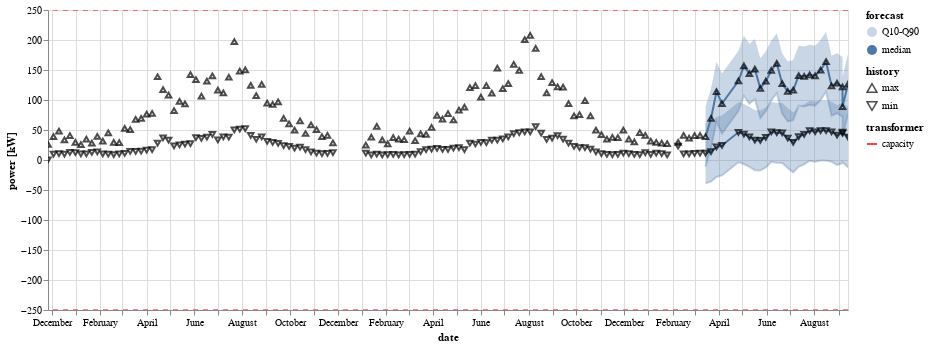

This figure's notebook cell:
### Code cell
df_train, df_test = split_last(df_data)
df_focast = dummy_forecast(df_test)
plot_total(df_data=df_data, df_meta=df_meta, df_forecast=df_focast)

### Figure 1 — Vega-Lite specification as saved in the notebook (floating-point values rounded to 4 significant figures; data arrays with more than 128 entries replaced by an {"elided": "..."} marker saying what was removed)
{"config": {"view": {"continuousWidth": 400, "continuousHeight": 300}}, "layer": [{"data": {"name": "data-38cb53537d485f3b41b80476f078604b"}, "mark": {"type": "area", "line": true}, "encoding": {"detail": {"type": "nominal", "field": "extreme"}, "opacity": {"type": "nominal", "field": "forecast", "scale": {"domain": ["Q10-Q90", "median"], "range": [0.3, 1]}}, "x": {"type": "temporal", "field": "date"}, "y": {"type": "quantitative", "field": "lower", "stack": null, "title": ""}, "y2": {"field": "upper", "title": ""}}, "selection": {"selector025": {"type": "interval", "bind": "scales", "encodings": ["x", "y"]}, "selector028": {"type": "interval", "bind": "scales", "encodings": ["x", "y"]}}}, {"data": {"name": "data-012eaf3d76bd54ec0b367f8874688964"}, "mark": {"type": "point", "color": "black"}, "encoding": {"shape": {"type": "nominal", "field": "history", "scale": {"domain": ["max", "min"], "range": ["triangle-up", "triangle-down"]}}, "tooltip": [{"type": "quantitative", "field": "power", "format": ".2f"}, {"type": "nominal", "field": "history"}, {"type": "quantitative", "field": "year"}, {"type": "quantitative", "field": "week"}], "x": {"type": "temporal", "field": "date", "title": "date"}, "y": {"type": "quantitative", "field": "power", "title": "power [kW]"}}, "selection": {"selector026": {"type": "interval", "bind": "scales", "encodings": ["x", "y"]}}, "width": 800}, {"data": {"name": "data-cffb4fe6b3219c9ca7f2a29fc53a051e"}, "mark": {"type": "rule", "strokeDash": [5, 5]}, "encoding": {"color": {"type": "nominal", "field": "transformer", "scale": {"range": ["red"]}}, "y": {"type": "quantitative", "field": "value", "title": "power [kW]"}}, "selection": {"selector027": {"type": "interval", "bind": "scales", "encodings": ["x", "y"]}}, "width": 800}], "resolve": {"scale": {"color": "independent", "shape": "independent"}}, "$schema": "https://vega.github.io/schema/vega-lite/v4.8.1.json", "datasets": {"data-38cb53537d485f3b41b80476f078604b": [{"boxid": "BGL.CROLA-1", "date": "2021-03-15T00:00:00", "l": "sumli", "processed_on": "2021-09-17T09:12:40.909000+00:00", "week": 11, "year": 2021, "extreme": "max", "value": 38.99, "forecast": "Q10-Q90", "upper": 88.99, "lower": -11.01}, {"boxid": "BGL.CROLA-1", "date": "2021-03-22T00:00:00", "l": "sumli", "processed_on": "2021-09-17T09:12:40.909000+00:00", "week": 12, "year": 2021, "extreme": "max", "value": 69.24, "forecast": "Q10-Q90", "upper": 119.2, "lower": 19.24}, {"boxid": "BGL.CROLA-1", "date": "2021-03-29T00:00:00", "l": "sumli", "processed_on": "2021-09-17T09:12:40.909000+00:00", "week": 13, "year": 2021, "extreme": "max", "value": 113.9, "forecast": "Q10-Q90", "upper": 163.9, "lower": 63.93}, {"boxid": "BGL.CROLA-1", "date": "2021-04-05T00:00:00", "l": "sumli", "processed_on": "2021-09-17T09:12:40.909000+00:00", "week": 14, "year": 2021, "extreme": "max", "value": 94.11, "forecast": "Q10-Q90", "upper": 144.1, "lower": 44.11}, {"boxid": "BGL.CROLA-1", "date": "2021-04-26T00:00:00", "l": "sumli", "processed_on": "2021-09-17T09:12:40.909000+00:00", "week": 17, "year": 2021, "extreme": "max", "value": 131.7, "forecast": "Q10-Q90", "upper": 181.7, "lower": 81.69}, {"boxid": "BGL.CROLA-1", "date": "2021-05-03T00:00:00", "l": "sumli", "processed_on": "2021-09-17T09:12:40.909000+00:00", "week": 18, "year": 2021, "extreme": "max", "value": 157.0, "forecast": "Q10-Q90", "upper": 207.0, "lower": 107.0}, {"boxid": "BGL.CROLA-1", "date": "2021-05-10T00:00:00", "l": "sumli", "processed_on": "2021-09-17T09:12:40.909000+00:00", "week": 19, "year": 2021, "extreme": "max", "value": 143.8, "forecast": "Q10-Q90", "upper": 193.8, "lower": 93.84}, {"boxid": "BGL.CROLA-1", "date": "2021-05-17T00:00:00", "l": "sumli", "processed_on": "2021-09-17T09:12:40.909000+00:00", "week": 20, "year": 2021, "extreme": "max", "value": 151.5, "forecast": "Q10-Q90", "upper": 201.5, "lower": 101.5}, {"boxid": "BGL.CROLA-1", "date": "2021-05-24T00:00:00", "l": "sumli", "processed_on": "2021-09-17T09:12:40.909000+00:00", "week": 21, "year": 2021, "extreme": "max", "value": 119.5, "forecast": "Q10-Q90", "upper": 169.5, "lower": 69.5}, {"boxid": "BGL.CROLA-1", "date": "2021-05-31T00:00:00", "l": "sumli", "processed_on": "2021-09-17T09:12:40.909000+00:00", "week": 22, "year": 2021, "extreme": "max", "value": 131.4, "forecast": "Q10-Q90", "upper": 181.4, "lower": 81.41}, {"boxid": "BGL.CROLA-1", "date": "2021-06-07T00:00:00", "l": "sumli", "processed_on": "2021-09-17T09:12:40.909000+00:00", "week": 23, "year": 2021, "extreme": "max", "value": 149.2, "forecast": "Q10-Q90", "upper": 199.2, "lower": 99.19}, {"boxid": "BGL.CROLA-1", "date": "2021-06-14T00:00:00", "l": "sumli", "processed_on": "2021-09-17T09:12:40.909000+00:00", "week": 24, "year": 2021, "extreme": "max", "value": 161.2, "forecast": "Q10-Q90", "upper": 211.2, "lower": 111.2}, {"boxid": "BGL.CROLA-1", "date": "2021-06-21T00:00:00", "l": "sumli", "processed_on": "2021-09-17T09:12:40.909000+00:00", "week": 25, "year": 2021, "extreme": "max", "value": 127.2, "forecast": "Q10-Q90", "upper": 177.2, "lower": 77.17}, {"boxid": "BGL.CROLA-1", "date": "2021-06-28T00:00:00", "l": "sumli", "processed_on": "2021-09-17T09:12:40.909000+00:00", "week": 26, "year": 2021, "extreme": "max", "value": 114.3, "forecast": "Q10-Q90", "upper": 164.3, "lower": 64.34}, {"boxid": "BGL.CROLA-1", "date": "2021-07-05T00:00:00", "l": "sumli", "processed_on": "2021-09-17T09:12:40.909000+00:00", "week": 27, "year": 2021, "extreme": "max", "value": 116.6, "forecast": "Q10-Q90", "upper": 166.6, "lower": 66.61}, {"boxid": "BGL.CROLA-1", "date": "2021-07-12T00:00:00", "l": "sumli", "processed_on": "2021-09-17T09:12:40.909000+00:00", "week": 28, "year": 2021, "extreme": "max", "value": 140.6, "forecast": "Q10-Q90", "upper": 190.6, "lower": 90.6}, {"boxid": "BGL.CROLA-1", "date": "2021-07-19T00:00:00", "l": "sumli", "processed_on": "2021-09-17T09:12:40.909000+00:00", "week": 29, "year": 2021, "extreme": "max", "value": 139.2, "forecast": "Q10-Q90", "upper": 189.2, "lower": 89.18}, {"boxid": "BGL.CROLA-1", "date": "2021-07-26T00:00:00", "l": "sumli", "processed_on": "2021-09-17T09:12:40.909000+00:00", "week": 30, "year": 2021, "extreme": "max", "value": 142.0, "forecast": "Q10-Q90", "upper": 192.0, "lower": 92.0}, {"boxid": "BGL.CROLA-1", "date": "2021-08-02T00:00:00", "l": "sumli", "processed_on": "2021-09-17T09:12:40.909000+00:00", "week": 31, "year": 2021, "extreme": "max", "value": 140.4, "forecast": "Q10-Q90", "upper": 190.4, "lower": 90.37}, {"boxid": "BGL.CROLA-1", "date": "2021-08-09T00:00:00", "l": "sumli", "processed_on": "2021-09-17T09:12:40.909000+00:00", "week": 32, "year": 2021, "extreme": "max", "value": 149.9, "forecast": "Q10-Q90", "upper": 199.9, "lower": 99.85}, {"boxid": "BGL.CROLA-1", "date": "2021-08-16T00:00:00", "l": "sumli", "processed_on": "2021-09-17T09:12:40.909000+00:00", "week": 33, "year": 2021, "extreme": "max", "value": 163.9, "forecast": "Q10-Q90", "upper": 213.9, "lower": 113.9}, {"boxid": "BGL.CROLA-1", "date": "2021-08-23T00:00:00", "l": "sumli", "processed_on": "2021-09-17T09:12:40.909000+00:00", "week": 34, "year": 2021, "extreme": "max", "value": 123.7, "forecast": "Q10-Q90", "upper": 173.7, "lower": 73.71}, {"boxid": "BGL.CROLA-1", "date": "2021-08-30T00:00:00", "l": "sumli", "processed_on": "2021-09-17T09:12:40.909000+00:00", "week": 35, "year": 2021, "extreme": "max", "value": 128.1, "forecast": "Q10-Q90", "upper": 178.1, "lower": 78.11}, {"boxid": "BGL.CROLA-1", "date": "2021-09-06T00:00:00", "l": "sumli", "processed_on": "2021-09-17T09:12:40.909000+00:00", "week": 36, "year": 2021, "extreme": "max", "value": 121.7, "forecast": "Q10-Q90", "upper": 171.7, "lower": 71.7}, {"boxid": "BGL.CROLA-1", "date": "2021-09-06T00:00:00", "l": "sumli", "processed_on": "2021-09-23T10:58:23.526000+00:00", "week": 36, "year": 2021, "extreme": "max", "value": 88.74, "forecast": "Q10-Q90", "upper": 138.7, "lower": 38.74}, {"boxid": "BGL.CROLA-1", "date": "2021-09-13T00:00:00", "l": "sumli", "processed_on": "2021-09-23T10:58:23.526000+00:00", "week": 37, "year": 2021, "extreme": "max", "value": 126.4, "forecast": "Q10-Q90", "upper": 176.4, "lower": 76.43}, {"boxid": "BGL.CROLA-1", "date": "2021-03-15T00:00:00", "l": "sumli", "processed_on": "2021-09-17T09:12:40.909000+00:00", "week": 11, "year": 2021, "extreme": "min", "value": 11.34, "forecast": "Q10-Q90", "upper": 61.34, "lower": -38.66}, {"boxid": "BGL.CROLA-1", "date": "2021-03-22T00:00:00", "l": "sumli", "processed_on": "2021-09-17T09:12:40.909000+00:00", "week": 12, "year": 2021, "extreme": "min", "value": 13.99, "forecast": "Q10-Q90", "upper": 63.99, "lower": -36.01}, {"boxid": "BGL.CROLA-1", "date": "2021-03-29T00:00:00", "l": "sumli", "processed_on": "2021-09-17T09:12:40.909000+00:00", "week": 13, "year": 2021, "extreme": "min", "value": 21.76, "forecast": "Q10-Q90", "upper": 71.76, "lower": -28.24}, {"boxid": "BGL.CROLA-1", "date": "2021-04-05T00:00:00", "l": "sumli", "processed_on": "2021-09-17T09:12:40.909000+00:00", "week": 14, "year": 2021, "extreme": "min", "value": 24.32, "forecast": "Q10-Q90", "upper": 74.32, "lower": -25.68}, {"boxid": "BGL.CROLA-1", "date": "2021-04-26T00:00:00", "l": "sumli", "processed_on": "2021-09-17T09:12:40.909000+00:00", "week": 17, "year": 2021, "extreme": "min", "value": 46.18, "forecast": "Q10-Q90", "upper": 96.18, "lower": -3.824}, {"boxid": "BGL.CROLA-1", "date": "2021-05-03T00:00:00", "l": "sumli", "processed_on": "2021-09-17T09:12:40.909000+00:00", "week": 18, "year": 2021, "extreme": "min", "value": 43.32, "forecast": "Q10-Q90", "upper": 93.32, "lower": -6.685}, {"boxid": "BGL.CROLA-1", "date": "2021-05-10T00:00:00", "l": "sumli", "processed_on": "2021-09-17T09:12:40.909000+00:00", "week": 19, "year": 2021, "extreme": "min", "value": 38.71, "forecast": "Q10-Q90", "upper": 88.71, "lower": -11.29}, {"boxid": "BGL.CROLA-1", "date": "2021-05-17T00:00:00", "l": "sumli", "processed_on": "2021-09-17T09:12:40.909000+00:00", "week": 20, "year": 2021, "extreme": "min", "value": 33.03, "forecast": "Q10-Q90", "upper": 83.03, "lower": -16.97}, {"boxid": "BGL.CROLA-1", "date": "2021-05-24T00:00:00", "l": "sumli", "processed_on": "2021-09-17T09:12:40.909000+00:00", "week": 21, "year": 2021, "extreme": "min", "value": 32.61, "forecast": "Q10-Q90", "upper": 82.61, "lower": -17.39}, {"boxid": "BGL.CROLA-1", "date": "2021-05-31T00:00:00", "l": "sumli", "processed_on": "2021-09-17T09:12:40.909000+00:00", "week": 22, "year": 2021, "extreme": "min", "value": 37.63, "forecast": "Q10-Q90", "upper": 87.63, "lower": -12.37}, {"boxid": "BGL.CROLA-1", "date": "2021-06-07T00:00:00", "l": "sumli", "processed_on": "2021-09-17T09:12:40.909000+00:00", "week": 23, "year": 2021, "extreme": "min", "value": 46.82, "forecast": "Q10-Q90", "upper": 96.82, "lower": -3.179}, {"boxid": "BGL.CROLA-1", "date": "2021-06-14T00:00:00", "l": "sumli", "processed_on": "2021-09-17T09:12:40.909000+00:00", "week": 24, "year": 2021, "extreme": "min", "value": 45.56, "forecast": "Q10-Q90", "upper": 95.56, "lower": -4.438}, {"boxid": "BGL.CROLA-1", "date": "2021-06-21T00:00:00", "l": "sumli", "processed_on": "2021-09-17T09:12:40.909000+00:00", "week": 25, "year": 2021, "extreme": "min", "value": 45.03, "forecast": "Q10-Q90", "upper": 95.03, "lower": -4.973}, {"boxid": "BGL.CROLA-1", "date": "2021-06-28T00:00:00", "l": "sumli", "processed_on": "2021-09-17T09:12:40.909000+00:00", "week": 26, "year": 2021, "extreme": "min", "value": 36.62, "forecast": "Q10-Q90", "upper": 86.62, "lower": -13.38}, {"boxid": "BGL.CROLA-1", "date": "2021-07-05T00:00:00", "l": "sumli", "processed_on": "2021-09-17T09:12:40.909000+00:00", "week": 27, "year": 2021, "extreme": "min", "value": 29.2, "forecast": "Q10-Q90", "upper": 79.2, "lower": -20.8}, {"boxid": "BGL.CROLA-1", "date": "2021-07-12T00:00:00", "l": "sumli", "processed_on": "2021-09-17T09:12:40.909000+00:00", "week": 28, "year": 2021, "extreme": "min", "value": 38.81, "forecast": "Q10-Q90", "upper": 88.81, "lower": -11.19}, {"boxid": "BGL.CROLA-1", "date": "2021-07-19T00:00:00", "l": "sumli", "processed_on": "2021-09-17T09:12:40.909000+00:00", "week": 29, "year": 2021, "extreme": "min", "value": 42.68, "forecast": "Q10-Q90", "upper": 92.68, "lower": -7.315}, {"boxid": "BGL.CROLA-1", "date": "2021-07-26T00:00:00", "l": "sumli", "processed_on": "2021-09-17T09:12:40.909000+00:00", "week": 30, "year": 2021, "extreme": "min", "value": 48.8, "forecast": "Q10-Q90", "upper": 98.8, "lower": -1.196}, {"boxid": "BGL.CROLA-1", "date": "2021-08-02T00:00:00", "l": "sumli", "processed_on": "2021-09-17T09:12:40.909000+00:00", "week": 31, "year": 2021, "extreme": "min", "value": 47.08, "forecast": "Q10-Q90", "upper": 97.08, "lower": -2.915}, {"boxid": "BGL.CROLA-1", "date": "2021-08-09T00:00:00", "l": "sumli", "processed_on": "2021-09-17T09:12:40.909000+00:00", "week": 32, "year": 2021, "extreme": "min", "value": 49.11, "forecast": "Q10-Q90", "upper": 99.11, "lower": -0.887}, {"boxid": "BGL.CROLA-1", "date": "2021-08-16T00:00:00", "l": "sumli", "processed_on": "2021-09-17T09:12:40.909000+00:00", "week": 33, "year": 2021, "extreme": "min", "value": 49.14, "forecast": "Q10-Q90", "upper": 99.14, "lower": -0.8575}, {"boxid": "BGL.CROLA-1", "date": "2021-08-23T00:00:00", "l": "sumli", "processed_on": "2021-09-17T09:12:40.909000+00:00", "week": 34, "year": 2021, "extreme": "min", "value": 47.05, "forecast": "Q10-Q90", "upper": 97.05, "lower": -2.951}, {"boxid": "BGL.CROLA-1", "date": "2021-08-30T00:00:00", "l": "sumli", "processed_on": "2021-09-17T09:12:40.909000+00:00", "week": 35, "year": 2021, "extreme": "min", "value": 41.49, "forecast": "Q10-Q90", "upper": 91.49, "lower": -8.506}, {"boxid": "BGL.CROLA-1", "date": "2021-09-06T00:00:00", "l": "sumli", "processed_on": "2021-09-17T09:12:40.909000+00:00", "week": 36, "year": 2021, "extreme": "min", "value": 44.98, "forecast": "Q10-Q90", "upper": 94.98, "lower": -5.02}, {"boxid": "BGL.CROLA-1", "date": "2021-09-06T00:00:00", "l": "sumli", "processed_on": "2021-09-23T10:58:23.526000+00:00", "week": 36, "year": 2021, "extreme": "min", "value": 46.3, "forecast": "Q10-Q90", "upper": 96.3, "lower": -3.697}, {"boxid": "BGL.CROLA-1", "date": "2021-09-13T00:00:00", "l": "sumli", "processed_on": "2021-09-23T10:58:23.526000+00:00", "week": 37, "year": 2021, "extreme": "min", "value": 38.04, "forecast": "Q10-Q90", "upper": 88.04, "lower": -11.96}, {"boxid": "BGL.CROLA-1", "date": "2021-03-15T00:00:00", "l": "sumli", "processed_on": "2021-09-17T09:12:40.909000+00:00", "week": 11, "year": 2021, "extreme": "max", "value": 38.99, "forecast": "median", "upper": 38.99, "lower": 38.99}, {"boxid": "BGL.CROLA-1", "date": "2021-03-22T00:00:00", "l": "sumli", "processed_on": "2021-09-17T09:12:40.909000+00:00", "week": 12, "year": 2021, "extreme": "max", "value": 69.24, "forecast": "median", "upper": 69.24, "lower": 69.24}, {"boxid": "BGL.CROLA-1", "date": "2021-03-29T00:00:00", "l": "sumli", "processed_on": "2021-09-17T09:12:40.909000+00:00", "week": 13, "year": 2021, "extreme": "max", "value": 113.9, "forecast": "median", "upper": 113.9, "lower": 113.9}, {"boxid": "BGL.CROLA-1", "date": "2021-04-05T00:00:00", "l": "sumli", "processed_on": "2021-09-17T09:12:40.909000+00:00", "week": 14, "year": 2021, "extreme": "max", "value": 94.11, "forecast": "median", "upper": 94.11, "lower": 94.11}, {"boxid": "BGL.CROLA-1", "date": "2021-04-26T00:00:00", "l": "sumli", "processed_on": "2021-09-17T09:12:40.909000+00:00", "week": 17, "year": 2021, "extreme": "max", "value": 131.7, "forecast": "median", "upper": 131.7, "lower": 131.7}, {"boxid": "BGL.CROLA-1", "date": "2021-05-03T00:00:00", "l": "sumli", "processed_on": "2021-09-17T09:12:40.909000+00:00", "week": 18, "year": 2021, "extreme": "max", "value": 157.0, "forecast": "median", "upper": 157.0, "lower": 157.0}, {"boxid": "BGL.CROLA-1", "date": "2021-05-10T00:00:00", "l": "sumli", "processed_on": "2021-09-17T09:12:40.909000+00:00", "week": 19, "year": 2021, "extreme": "max", "value": 143.8, "forecast": "median", "upper": 143.8, "lower": 143.8}, {"boxid": "BGL.CROLA-1", "date": "2021-05-17T00:00:00", "l": "sumli", "processed_on": "2021-09-17T09:12:40.909000+00:00", "week": 20, "year": 2021, "extreme": "max", "value": 151.5, "forecast": "median", "upper": 151.5, "lower": 151.5}, {"boxid": "BGL.CROLA-1", "date": "2021-05-24T00:00:00", "l": "sumli", "processed_on": "2021-09-17T09:12:40.909000+00:00", "week": 21, "year": 2021, "extreme": "max", "value": 119.5, "forecast": "median", "upper": 119.5, "lower": 119.5}, {"boxid": "BGL.CROLA-1", "date": "2021-05-31T00:00:00", "l": "sumli", "processed_on": "2021-09-17T09:12:40.909000+00:00", "week": 22, "year": 2021, "extreme": "max", "value": 131.4, "forecast": "median", "upper": 131.4, "lower": 131.4}, {"boxid": "BGL.CROLA-1", "date": "2021-06-07T00:00:00", "l": "sumli", "processed_on": "2021-09-17T09:12:40.909000+00:00", "week": 23, "year": 2021, "extreme": "max", "value": 149.2, "forecast": "median", "upper": 149.2, "lower": 149.2}, {"boxid": "BGL.CROLA-1", "date": "2021-06-14T00:00:00", "l": "sumli", "processed_on": "2021-09-17T09:12:40.909000+00:00", "week": 24, "year": 2021, "extreme": "max", "value": 161.2, "forecast": "median", "upper": 161.2, "lower": 161.2}, {"boxid": "BGL.CROLA-1", "date": "2021-06-21T00:00:00", "l": "sumli", "processed_on": "2021-09-17T09:12:40.909000+00:00", "week": 25, "year": 2021, "extreme": "max", "value": 127.2, "forecast": "median", "upper": 127.2, "lower": 127.2}, {"boxid": "BGL.CROLA-1", "date": "2021-06-28T00:00:00", "l": "sumli", "processed_on": "2021-09-17T09:12:40.909000+00:00", "week": 26, "year": 2021, "extreme": "max", "value": 114.3, "forecast": "median", "upper": 114.3, "lower": 114.3}, {"boxid": "BGL.CROLA-1", "date": "2021-07-05T00:00:00", "l": "sumli", "processed_on": "2021-09-17T09:12:40.909000+00:00", "week": 27, "year": 2021, "extreme": "max", "value": 116.6, "forecast": "median", "upper": 116.6, "lower": 116.6}, {"boxid": "BGL.CROLA-1", "date": "2021-07-12T00:00:00", "l": "sumli", "processed_on": "2021-09-17T09:12:40.909000+00:00", "week": 28, "year": 2021, "extreme": "max", "value": 140.6, "forecast": "median", "upper": 140.6, "lower": 140.6}, {"boxid": "BGL.CROLA-1", "date": "2021-07-19T00:00:00", "l": "sumli", "processed_on": "2021-09-17T09:12:40.909000+00:00", "week": 29, "year": 2021, "extreme": "max", "value": 139.2, "forecast": "median", "upper": 139.2, "lower": 139.2}, {"boxid": "BGL.CROLA-1", "date": "2021-07-26T00:00:00", "l": "sumli", "processed_on": "2021-09-17T09:12:40.909000+00:00", "week": 30, "year": 2021, "extreme": "max", "value": 142.0, "forecast": "median", "upper": 142.0, "lower": 142.0}, {"boxid": "BGL.CROLA-1", "date": "2021-08-02T00:00:00", "l": "sumli", "processed_on": "2021-09-17T09:12:40.909000+00:00", "week": 31, "year": 2021, "extreme": "max", "value": 140.4, "forecast": "median", "upper": 140.4, "lower": 140.4}, {"boxid": "BGL.CROLA-1", "date": "2021-08-09T00:00:00", "l": "sumli", "processed_on": "2021-09-17T09:12:40.909000+00:00", "week": 32, "year": 2021, "extreme": "max", "value": 149.9, "forecast": "median", "upper": 149.9, "lower": 149.9}, {"boxid": "BGL.CROLA-1", "date": "2021-08-16T00:00:00", "l": "sumli", "processed_on": "2021-09-17T09:12:40.909000+00:00", "week": 33, "year": 2021, "extreme": "max", "value": 163.9, "forecast": "median", "upper": 163.9, "lower": 163.9}, {"boxid": "BGL.CROLA-1", "date": "2021-08-23T00:00:00", "l": "sumli", "processed_on": "2021-09-17T09:12:40.909000+00:00", "week": 34, "year": 2021, "extreme": "max", "value": 123.7, "forecast": "median", "upper": 123.7, "lower": 123.7}, {"boxid": "BGL.CROLA-1", "date": "2021-08-30T00:00:00", "l": "sumli", "processed_on": "2021-09-17T09:12:40.909000+00:00", "week": 35, "year": 2021, "extreme": "max", "value": 128.1, "forecast": "median", "upper": 128.1, "lower": 128.1}, {"boxid": "BGL.CROLA-1", "date": "2021-09-06T00:00:00", "l": "sumli", "processed_on": "2021-09-17T09:12:40.909000+00:00", "week": 36, "year": 2021, "extreme": "max", "value": 121.7, "forecast": "median", "upper": 121.7, "lower": 121.7}, {"boxid": "BGL.CROLA-1", "date": "2021-09-06T00:00:00", "l": "sumli", "processed_on": "2021-09-23T10:58:23.526000+00:00", "week": 36, "year": 2021, "extreme": "max", "value": 88.74, "forecast": "median", "upper": 88.74, "lower": 88.74}, {"boxid": "BGL.CROLA-1", "date": "2021-09-13T00:00:00", "l": "sumli", "processed_on": "2021-09-23T10:58:23.526000+00:00", "week": 37, "year": 2021, "extreme": "max", "value": 126.4, "forecast": "median", "upper": 126.4, "lower": 126.4}, {"boxid": "BGL.CROLA-1", "date": "2021-03-15T00:00:00", "l": "sumli", "processed_on": "2021-09-17T09:12:40.909000+00:00", "week": 11, "year": 2021, "extreme": "min", "value": 11.34, "forecast": "median", "upper": 11.34, "lower": 11.34}, {"boxid": "BGL.CROLA-1", "date": "2021-03-22T00:00:00", "l": "sumli", "processed_on": "2021-09-17T09:12:40.909000+00:00", "week": 12, "year": 2021, "extreme": "min", "value": 13.99, "forecast": "median", "upper": 13.99, "lower": 13.99}, {"boxid": "BGL.CROLA-1", "date": "2021-03-29T00:00:00", "l": "sumli", "processed_on": "2021-09-17T09:12:40.909000+00:00", "week": 13, "year": 2021, "extreme": "min", "value": 21.76, "forecast": "median", "upper": 21.76, "lower": 21.76}, {"boxid": "BGL.CROLA-1", "date": "2021-04-05T00:00:00", "l": "sumli", "processed_on": "2021-09-17T09:12:40.909000+00:00", "week": 14, "year": 2021, "extreme": "min", "value": 24.32, "forecast": "median", "upper": 24.32, "lower": 24.32}, {"boxid": "BGL.CROLA-1", "date": "2021-04-26T00:00:00", "l": "sumli", "processed_on": "2021-09-17T09:12:40.909000+00:00", "week": 17, "year": 2021, "extreme": "min", "value": 46.18, "forecast": "median", "upper": 46.18, "lower": 46.18}, {"boxid": "BGL.CROLA-1", "date": "2021-05-03T00:00:00", "l": "sumli", "processed_on": "2021-09-17T09:12:40.909000+00:00", "week": 18, "year": 2021, "extreme": "min", "value": 43.32, "forecast": "median", "upper": 43.32, "lower": 43.32}, {"boxid": "BGL.CROLA-1", "date": "2021-05-10T00:00:00", "l": "sumli", "processed_on": "2021-09-17T09:12:40.909000+00:00", "week": 19, "year": 2021, "extreme": "min", "value": 38.71, "forecast": "median", "upper": 38.71, "lower": 38.71}, {"boxid": "BGL.CROLA-1", "date": "2021-05-17T00:00:00", "l": "sumli", "processed_on": "2021-09-17T09:12:40.909000+00:00", "week": 20, "year": 2021, "extreme": "min", "value": 33.03, "forecast": "median", "upper": 33.03, "lower": 33.03}, {"boxid": "BGL.CROLA-1", "date": "2021-05-24T00:00:00", "l": "sumli", "processed_on": "2021-09-17T09:12:40.909000+00:00", "week": 21, "year": 2021, "extreme": "min", "value": 32.61, "forecast": "median", "upper": 32.61, "lower": 32.61}, {"boxid": "BGL.CROLA-1", "date": "2021-05-31T00:00:00", "l": "sumli", "processed_on": "2021-09-17T09:12:40.909000+00:00", "week": 22, "year": 2021, "extreme": "min", "value": 37.63, "forecast": "median", "upper": 37.63, "lower": 37.63}, {"boxid": "BGL.CROLA-1", "date": "2021-06-07T00:00:00", "l": "sumli", "processed_on": "2021-09-17T09:12:40.909000+00:00", "week": 23, "year": 2021, "extreme": "min", "value": 46.82, "forecast": "median", "upper": 46.82, "lower": 46.82}, {"boxid": "BGL.CROLA-1", "date": "2021-06-14T00:00:00", "l": "sumli", "processed_on": "2021-09-17T09:12:40.909000+00:00", "week": 24, "year": 2021, "extreme": "min", "value": 45.56, "forecast": "median", "upper": 45.56, "lower": 45.56}, {"boxid": "BGL.CROLA-1", "date": "2021-06-21T00:00:00", "l": "sumli", "processed_on": "2021-09-17T09:12:40.909000+00:00", "week": 25, "year": 2021, "extreme": "min", "value": 45.03, "forecast": "median", "upper": 45.03, "lower": 45.03}, {"boxid": "BGL.CROLA-1", "date": "2021-06-28T00:00:00", "l": "sumli", "processed_on": "2021-09-17T09:12:40.909000+00:00", "week": 26, "year": 2021, "extreme": "min", "value": 36.62, "forecast": "median", "upper": 36.62, "lower": 36.62}, {"boxid": "BGL.CROLA-1", "date": "2021-07-05T00:00:00", "l": "sumli", "processed_on": "2021-09-17T09:12:40.909000+00:00", "week": 27, "year": 2021, "extreme": "min", "value": 29.2, "forecast": "median", "upper": 29.2, "lower": 29.2}, {"boxid": "BGL.CROLA-1", "date": "2021-07-12T00:00:00", "l": "sumli", "processed_on": "2021-09-17T09:12:40.909000+00:00", "week": 28, "year": 2021, "extreme": "min", "value": 38.81, "forecast": "median", "upper": 38.81, "lower": 38.81}, {"boxid": "BGL.CROLA-1", "date": "2021-07-19T00:00:00", "l": "sumli", "processed_on": "2021-09-17T09:12:40.909000+00:00", "week": 29, "year": 2021, "extreme": "min", "value": 42.68, "forecast": "median", "upper": 42.68, "lower": 42.68}, {"boxid": "BGL.CROLA-1", "date": "2021-07-26T00:00:00", "l": "sumli", "processed_on": "2021-09-17T09:12:40.909000+00:00", "week": 30, "year": 2021, "extreme": "min", "value": 48.8, "forecast": "median", "upper": 48.8, "lower": 48.8}, {"boxid": "BGL.CROLA-1", "date": "2021-08-02T00:00:00", "l": "sumli", "processed_on": "2021-09-17T09:12:40.909000+00:00", "week": 31, "year": 2021, "extreme": "min", "value": 47.08, "forecast": "median", "upper": 47.08, "lower": 47.08}, {"boxid": "BGL.CROLA-1", "date": "2021-08-09T00:00:00", "l": "sumli", "processed_on": "2021-09-17T09:12:40.909000+00:00", "week": 32, "year": 2021, "extreme": "min", "value": 49.11, "forecast": "median", "upper": 49.11, "lower": 49.11}, {"boxid": "BGL.CROLA-1", "date": "2021-08-16T00:00:00", "l": "sumli", "processed_on": "2021-09-17T09:12:40.909000+00:00", "week": 33, "year": 2021, "extreme": "min", "value": 49.14, "forecast": "median", "upper": 49.14, "lower": 49.14}, {"boxid": "BGL.CROLA-1", "date": "2021-08-23T00:00:00", "l": "sumli", "processed_on": "2021-09-17T09:12:40.909000+00:00", "week": 34, "year": 2021, "extreme": "min", "value": 47.05, "forecast": "median", "upper": 47.05, "lower": 47.05}, {"boxid": "BGL.CROLA-1", "date": "2021-08-30T00:00:00", "l": "sumli", "processed_on": "2021-09-17T09:12:40.909000+00:00", "week": 35, "year": 2021, "extreme": "min", "value": 41.49, "forecast": "median", "upper": 41.49, "lower": 41.49}, {"boxid": "BGL.CROLA-1", "date": "2021-09-06T00:00:00", "l": "sumli", "processed_on": "2021-09-17T09:12:40.909000+00:00", "week": 36, "year": 2021, "extreme": "min", "value": 44.98, "forecast": "median", "upper": 44.98, "lower": 44.98}, {"boxid": "BGL.CROLA-1", "date": "2021-09-06T00:00:00", "l": "sumli", "processed_on": "2021-09-23T10:58:23.526000+00:00", "week": 36, "year": 2021, "extreme": "min", "value": 46.3, "forecast": "median", "upper": 46.3, "lower": 46.3}, {"boxid": "BGL.CROLA-1", "date": "2021-09-13T00:00:00", "l": "sumli", "processed_on": "2021-09-23T10:58:23.526000+00:00", "week": 37, "year": 2021, "extreme": "min", "value": 38.04, "forecast": "median", "upper": 38.04, "lower": 38.04}], "data-012eaf3d76bd54ec0b367f8874688964": {"elided": "280 records"}, "data-cffb4fe6b3219c9ca7f2a29fc53a051e": [{"limit": "lower", "value": -250, "transformer": "capacity"}, {"limit": "upper", "value": 250, "transformer": "capacity"}]}}
